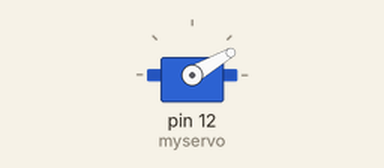
Simulated run of this sketch. Board: Arduino Uno, built with avr-gcc and run on an emulated ATmega328P. On the bench: servo.

Above: at 1.05 s.
At 7.0 s:
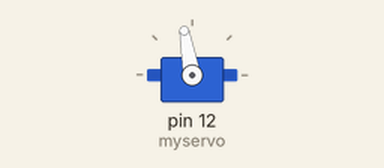
Timing chart, 0 to 8.8 s (numbered marks = the images above):
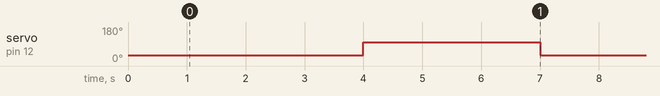

The sketch:

servo_motor.ino
```cpp
#include <Servo.h>

Servo myservo;

void setup() {
  myservo.attach(12);
  myservo.write(30);
  delay(1000);
  myservo.write(100);
}

void loop() {

   myservo.write(30);
  delay(3000);
  myservo.write(100);
  delay(3000);
}
```

Measured:
- by itself, servo on pin 12 (myservo): alternates 100° for 3.0 s and 30° for 3.0 s
